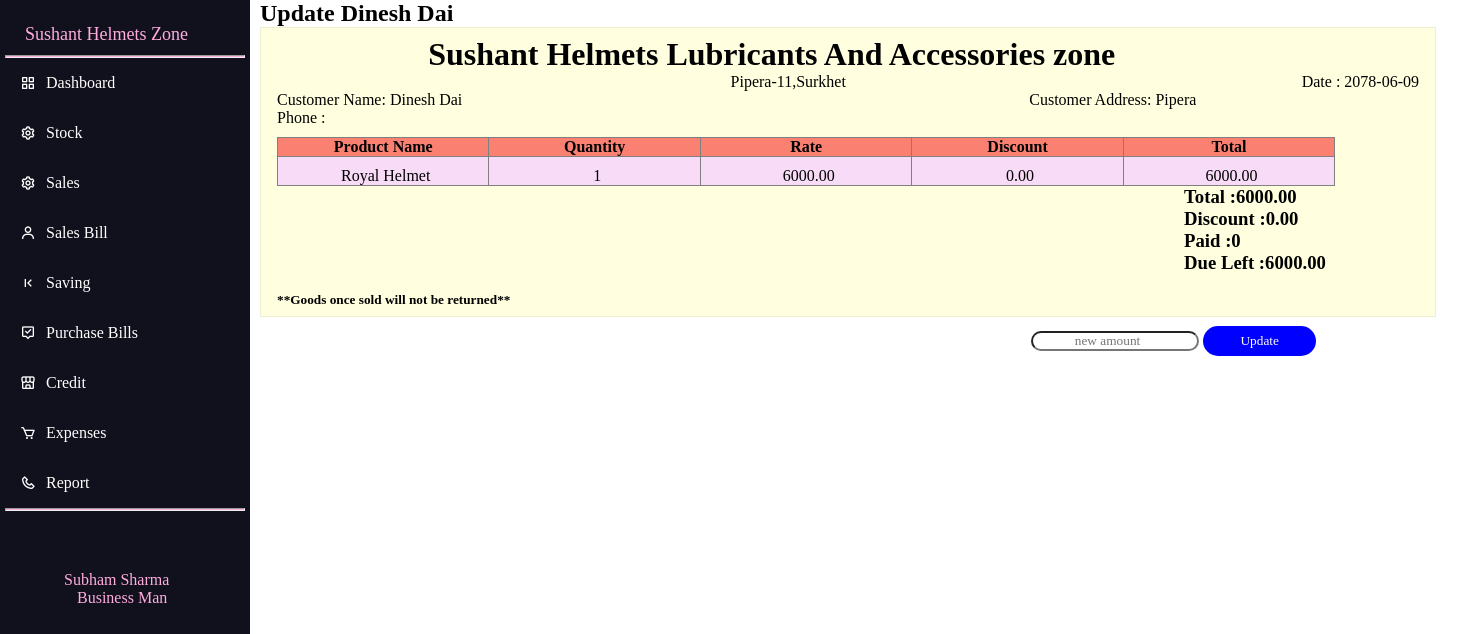
The page /10 on the database its author committed.
### home/models.py (models this page shows, shortened)
class Credit(models.Model):
    Date=models.CharField(max_length=100)
    Customer_name=models.CharField(max_length=255)
    Customer_phone=models.CharField(max_length=255)
    Customer_address=models.CharField(max_length=255)
    Product=models.CharField(max_length=255)
    Quantity=models.IntegerField()
    Rate=models.DecimalField(max_digits=100,decimal_places=2)
    Discount=models.DecimalField(max_digits=100,decimal_places=2)
    Total=models.DecimalField(max_digits=100,decimal_places=2)
    Paid=models.IntegerField()
    Due_left=models.DecimalField(max_digits=100,decimal_places=2)
    class Meta:
        ordering=('-Date',)

### home/views.py (the view, shortened to what this page needs)
# urls.py: path('<int:obj>',views.update),
def update(request,obj):
    objec=Credit.objects.filter(id=obj)
    return render(request,'new.html',{'objec':objec})

### templates/new.html (shortened to what this page needs)
{%include 'index.html'%}
<!DOCTYPE html>
<html lang="en">
<head>
</head>
<body>
    {%block content%}
    {%for obj in objec%}
    <div class="new">
        <form method='POST' action="sales">
            <h2 >Update {{obj.Customer_name}}</h2>
           <div class="same">
               <h1 class="pasal">Sushant Helmets Lubricants And Accessories zone</h1>
               <code>Pipera-11,Surkhet</code>
               <p class="dat">Date : {{obj.Date}}</p>
               <div class="forcus">
                   <div class="namec">
                       Customer Name: {{obj.Customer_name}}
                   </div>
                   <div class="nameap">
                    Customer Address: {{ obj.Customer_address}}
                </div>
               </div>
               <div class="phone">
                   Phone : {{obj.Customer_phone}}
               </div>
               <div class="fortable">
                   <table border=1 cellspacing=0>
                            <tr>
                                <th>Product Name</th>
                                <th>Quantity</th>
                                <th>Rate</th>
                                <th>Discount</th>
                                <th>Total</th>
                            </tr>
                            <tr>
                                <td>{{obj.Product}}</td>
                                <td>{{obj.Quantity}}</td>
                                <td>{{obj.Rate}}</td>
                                <td>{{obj.Discount}}</td>
                                <td>{{obj.Total}}</td>
                            </tr>
                   </table>
               <div class="finali">
                   <h3>Total :{{obj.Total}}</h3>
                   <h3>Discount :{{obj.Discount}}</h3>
                   <h3>Paid :{{obj.Paid}}</h3>
                   <h3>Due Left :{{obj.Due_left}}</h3><br>
               </div>
               <h5>**Goods once sold will not be returned**</h5>
           </div>
        </form>
        {%endfor%}
        </div>
        <div class="inbox">
            {%for data in objec%}
            <form method="POST" action="updatecredit{{data.id}}" >
                <input class="in"type="number" placeholder="new amount" name="newamnt" required="required">
                <button>Update</button>
            </form>
            {%endfor%}
        </div>
    {%endblock%}
</body>
</html>

### rows shown on the page
Credit: Customer_name "Dinesh Dai", Date "2078-06-09", Customer_address "Pipera", Product "Royal Helmet", Quantity "1", Rate "6000.00", Discount "0.00", Total "6000.00", Paid "0", Due_left "6000.00"
